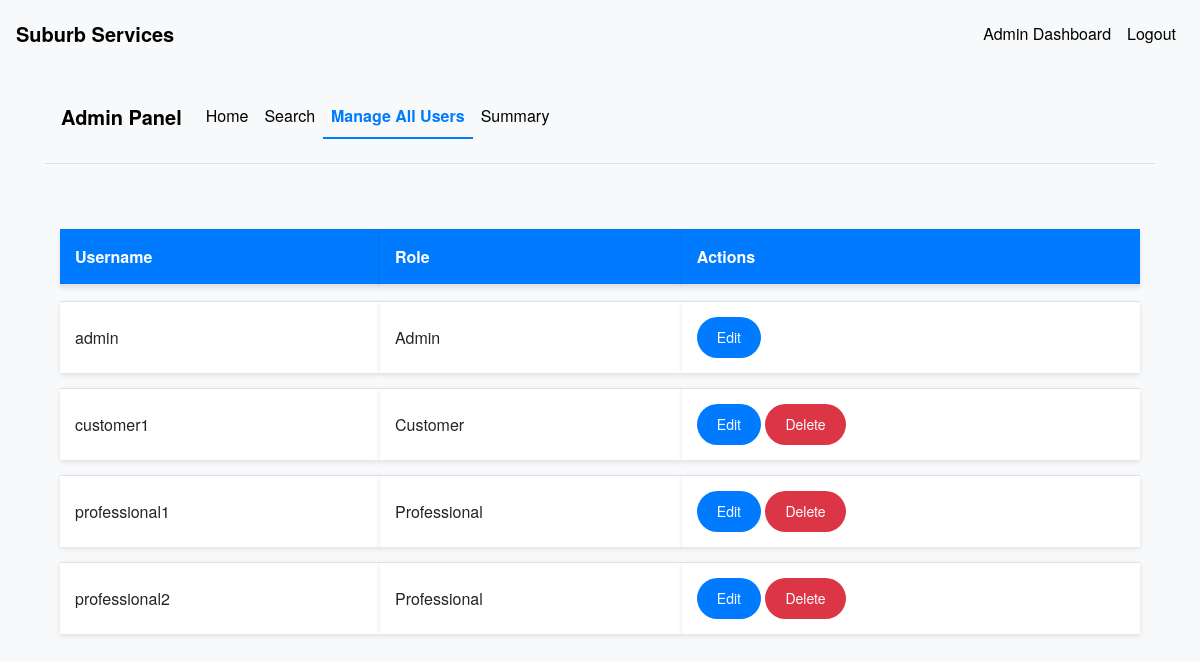
Page /admin/manage_users (signed in) on the earlier database version.
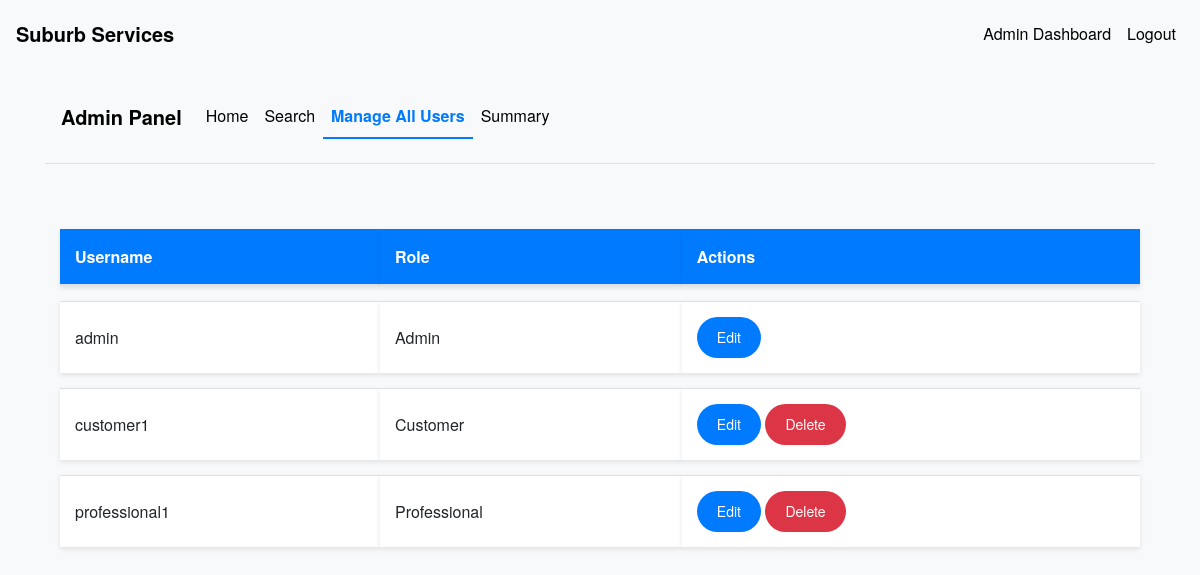
Same page on the later database version.
### models.py (models this page shows, shortened)
class User(UserMixin, db.Model):
    __tablename__ = 'users'
    id = db.Column(db.Integer, primary_key=True)
    username = db.Column(db.String(100), unique=True, nullable=False)
    password = db.Column(db.String(128), nullable=False)
    role = db.Column(db.String(20), nullable=False)
    is_active = db.Column(db.Boolean, default=True)
    date_created = db.Column(db.DateTime, default=datetime.utcnow)
    date_completed = db.Column(db.DateTime)
    contact_number = db.Column(db.String(15), nullable=True)
    location = db.Column(db.String(255), nullable=True)
    pin_code = db.Column(db.String(10), nullable=True)
    is_approved = db.Column(db.Boolean, default=False)
    service_type = db.Column(db.String(100))
    experience = db.Column(db.Integer)
    resume_filename = db.Column(db.String(200))
    approval_status = db.Column(db.String(50), default='pending')
    customer_service_requests = db.relationship('ServiceRequest', backref='customer', foreign_keys='ServiceRequest.customer_id', lazy='dynamic')
    professional_service_requests = db.relationship('ServiceRequest', backref='professional', foreign_keys='ServiceRequest.professional_id', lazy='dynamic')

### routes.py (the view)
@app.route('/admin/manage_users')
@login_required
def manage_users():
    if current_user.role != 'admin':
        flash('Access denied.')
        return redirect(url_for('index'))
    users = User.query.all()
    return render_template('manage_users.html', users=users)

### app.py (called while the page is built)
@login_manager.user_loader
def load_user(user_id):
    return User.query.get(int(user_id))

### templates/manage_users.html (shortened to what this page needs)
{% extends 'base.html' %}
{% block content %}
<nav class="navbar navbar-expand-lg navbar-light bg-light">
    <a class="navbar-brand" href="{{ url_for('admin_dashboard') }}">Admin Panel</a>
    <div class="collapse navbar-collapse" id="navbarNav">
        <ul class="navbar-nav">
            <li class="nav-item {% if request.endpoint == 'admin_dashboard' %}active{% endif %}">
                <a class="nav-link" href="{{ url_for('admin_dashboard') }}">Home</a>
            </li>
            <li class="nav-item {% if request.endpoint == 'admin_search' %}active{% endif %}">
                <a class="nav-link" href="{{ url_for('admin_search') }}">Search</a>
            </li>
            <li class="nav-item {% if request.endpoint == 'manage_users' %}active{% endif %}">
                <a class="nav-link" href="{{ url_for('manage_users') }}">Manage All Users</a>
            </li>
            <li class="nav-item {% if request.endpoint == 'admin_summary' %}active{% endif %}">
                <a class="nav-link" href="{{ url_for('admin_summary') }}">Summary</a>
            </li>
        </ul>
    </div>
</nav>
<hr>
<div class="container">
    <table class="table table-striped">
        <thead>
            <tr>
                <th>Username</th>
                <th>Role</th>
                <th>Actions</th>
            </tr>
        </thead>
        <tbody>
            {% for user in users %}
            <tr>
                <td>{{ user.username }}</td>
                <td>{{ user.role.capitalize() }}</td>
                <td>
                    <a href="{{ url_for('edit_user', user_id=user.id) }}" class="btn btn-sm btn-primary">Edit</a>
                    {% if user.username != 'admin' %}
                    <form action="{{ url_for('delete_user', user_id=user.id) }}" method="POST" style="display:inline;">
                        <button type="submit" class="btn btn-sm btn-danger" onclick="return confirm('Are you sure you want to delete this user?');">Delete</button>
                    </form>
                    {% endif %}
                </td>
            </tr>
            {% endfor %}
        </tbody>
    </table>
</div>
{% endblock %}

Differences in the rows shown:
removed User: username "professional2", role "Professional"
